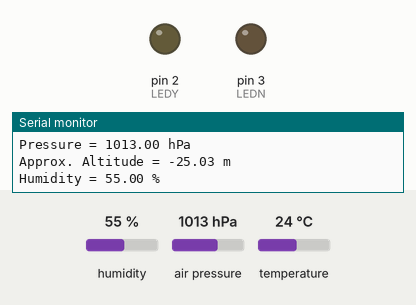
Bench run of a sketch on a simulated Arduino Uno, built with avr-gcc and run on an emulated ATmega328P. On the bench: output pins drawn as LEDs (lit = HIGH), the last lines printed to the serial monitor. Inputs (shaded band) come from the test bench; at power-on: air pressure 1013 hPa, humidity 55 %, temperature 24 °C.

Above: at 1.2 s.
1.3 s: air pressure set to 952 hPa
At 3.8 s:
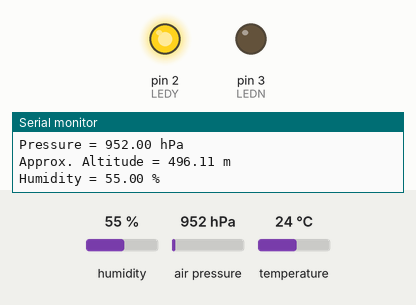
Timing chart, 0 to 14.7 s (numbered marks = the images above; inputs shaded):
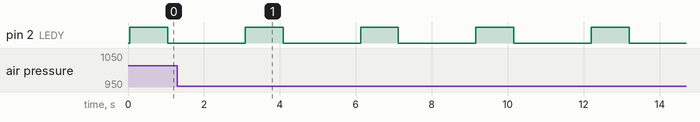

Measured:
- by itself, pin 2 (LEDY): alternates HIGH for 1.0 s and LOW for 2.0 s

The sketch:

bme280.ino
```cpp
#include <Wire.h>
#include <SPI.h>
#include <Adafruit_Sensor.h>
#include <Adafruit_BME280.h>
#define LEDY 2
#define LEDN 3

#define BME_SCK 13
#define BME_MISO 12
#define BME_MOSI 11
#define BME_CS 10

#define SEALEVELPRESSURE_HPA (1010) //this is the Sea level in Sunny Beach

Adafruit_BME280 bme;

void setup() {
  pinMode(LEDY, OUTPUT);
  pinMode(LEDN, OUTPUT);
  Serial.begin(9600);
  Serial.println(F("BME280 test"));

  if (!bme.begin()) {
    Serial.println("Could not find a valid BME280 sensor, check wiring!");
    while (1);
    LightIndicationNo();
  }
}

void loop() {
    printValues();
    LightIndicationYes();
    Serial.println();
    delay(1000);
}
void printValues() {
    Serial.print("Temperature = ");
    Serial.print(bme.readTemperature());
    Serial.println(" *C");

    Serial.print("Pressure = ");
    Serial.print(bme.readPressure() / 100.0F);
    Serial.println(" hPa");

    Serial.print("Approx. Altitude = ");
    Serial.print(bme.readAltitude(SEALEVELPRESSURE_HPA));
    Serial.println(" m");

    Serial.print("Humidity = ");
    Serial.print(bme.readHumidity());
    Serial.println(" %");

    Serial.println();
}

void LightIndicationYes() {
   Serial.println();
   digitalWrite(LEDY, HIGH);
        delay(1000);
   digitalWrite(LEDY, LOW);
        delay(1000);

}

void LightIndicationNo() {
   digitalWrite(LEDN, HIGH);
        delay(1000);
   digitalWrite(LEDN, LOW);
        delay(1000);
}


//Temperature = -145.85 *C
//Pressure = 1144.96 hPa
//Approx. Altitude = -1043.01 m
//Humidity = 100.00 %
```
